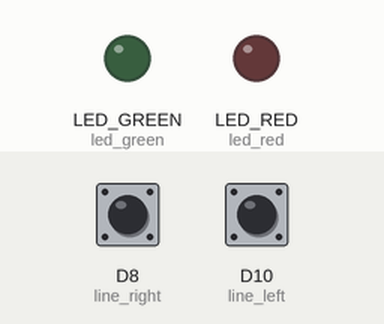
Simulated run of this program. Board: CircuitPython board. On the bench: output pins drawn as LEDs (lit = HIGH). The inputs (shaded band) are chosen by the test bench; at power-on: D8 (line_right) LOW, D10 (line_left) LOW.

Above: at 1.2 s.
1.3 s: D8 (line_right) pulled HIGH for 0.15 s
At 1.37 s:
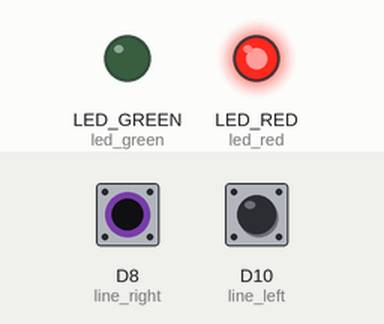
2.9 s: D10 (line_left) pulled HIGH for 0.15 s
At 2.97 s:
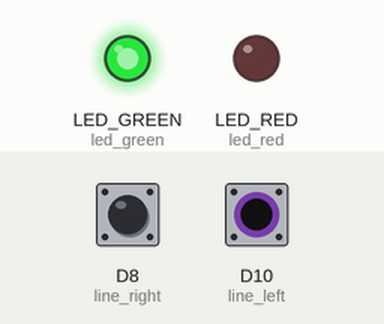
4.5 s: D10 (line_left) pulled HIGH for 3.2 s
At 8.5 s:
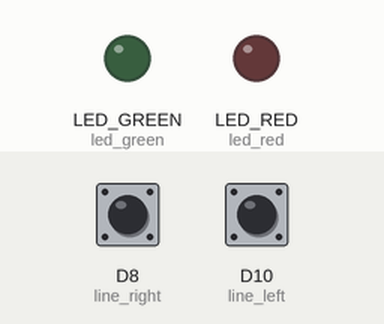
9.2 s: D8 (line_right) pulled HIGH for 3.2 s
At 9.7 s:
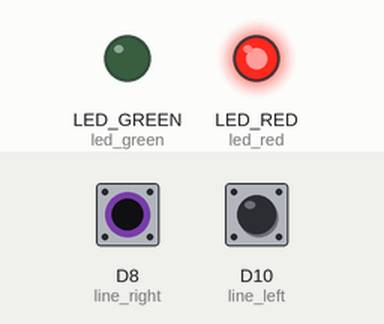
13.9 s: D8 (line_right) driven HIGH and D10 (line_left) driven HIGH
At 14.7 s:
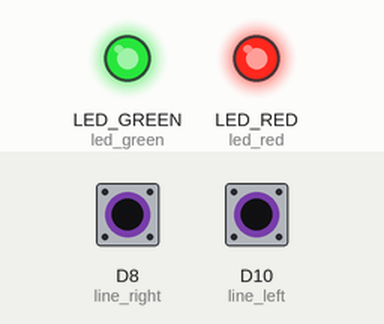
Timing chart, 0 to 16.4 s (numbered marks = the images above; inputs shaded):
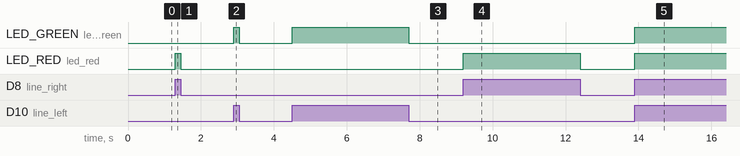

The program:

3_two_line_sensors.py
```python
import board
from digitalio import DigitalInOut, Direction, Pull
import time

led_green = DigitalInOut(board.LED_GREEN)
led_green.direction = Direction.OUTPUT
led_red = DigitalInOut(board.LED_RED)
led_red.direction = Direction.OUTPUT

line_left = DigitalInOut(board.D10)
line_right = DigitalInOut(board.D8)

while True:
    led_green.value = line_left.value
    led_red.value = line_right.value
```

Measured:
- after the input at 1.3 s, LED_RED (led_red): LOW → HIGH at once, → LOW 0.15 s later
- after the input at 2.9 s, LED_GREEN (led_green): LOW → HIGH at once, → LOW 0.15 s later
- after the input at 4.5 s, LED_GREEN (led_green): LOW → HIGH at once, → LOW 3.2 s later
- after the input at 9.2 s, LED_RED (led_red): LOW → HIGH at once, → LOW 3.2 s later
- after the input at 13.9 s, LED_GREEN (led_green), LED_RED (led_red): LOW → HIGH at once
